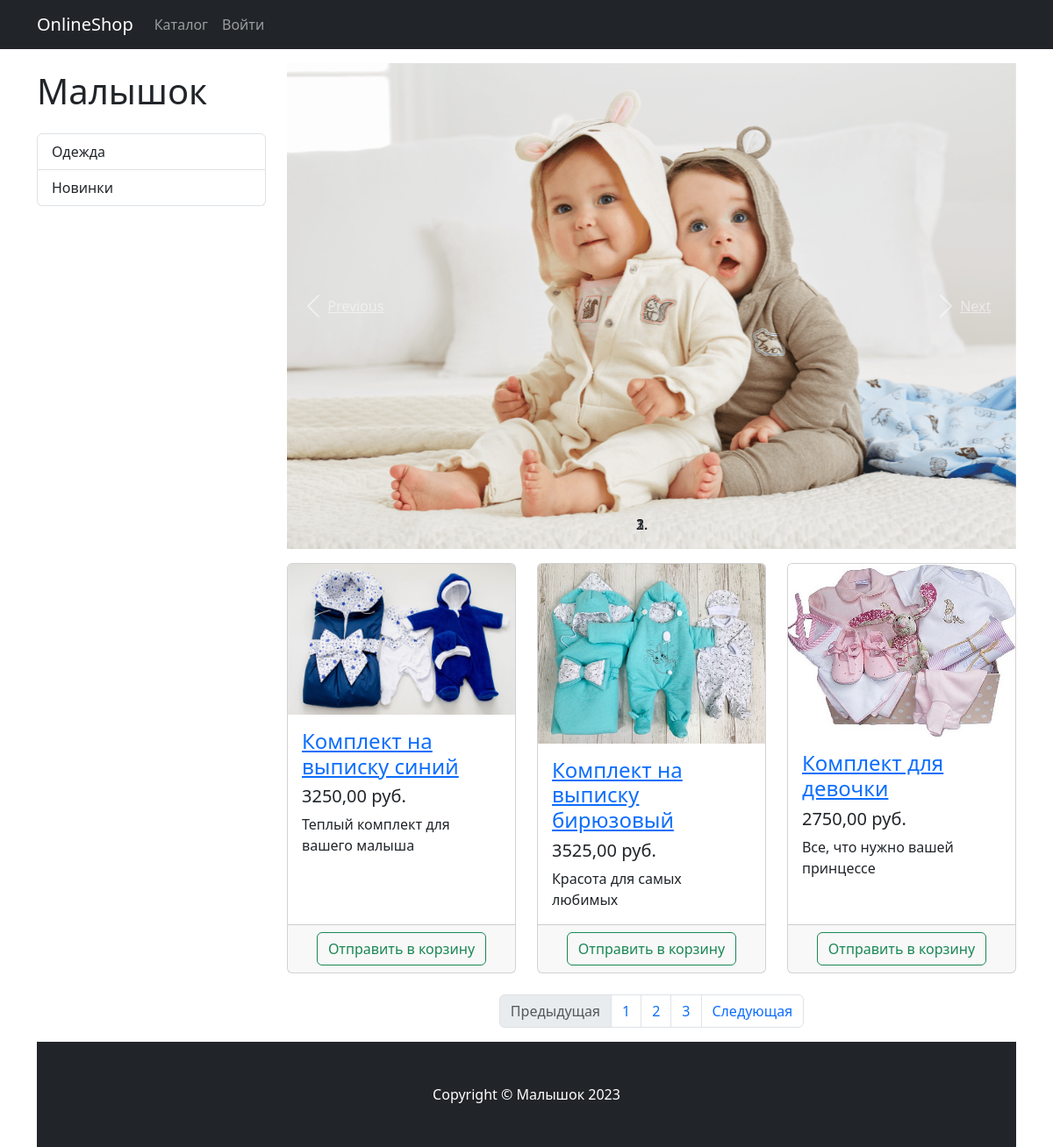
The app's page /shop/ with its own data.
### shop/models.py (models this page shows, shortened)
class ProductCategory(models.Model):
    name = models.CharField(max_length=64, unique=True)
    description = models.TextField(blank=True)
    class Meta:
        verbose_name_plural = 'Product categories'

class Product(models.Model):
    name = models.CharField(max_length=256)
    image = models.ImageField(upload_to='shop_images', blank=True)
    description = models.TextField(blank=True)
    short_description = models.CharField(max_length=64, blank=True)
    price = models.DecimalField(max_digits=8, decimal_places=2, default=0)
    quantity = models.PositiveIntegerField(default=0)
    category = models.ForeignKey(ProductCategory, on_delete=models.CASCADE)

### shop/views.py (the view)
# urls.py: path('shop/', include('shop.urls', namespace='products')),
def products(request, category_id=None, page=1):
    context = {'title': 'OnlineShop - Каталог', 'categories': ProductCategory.objects.all()}
    if category_id:
        products = Product.objects.filter(category_id=category_id)
    else:
        products = Product.objects.all()
    paginator = Paginator(products, 3)
    products_paginator = paginator.page(page)
    context.update({'products': products_paginator})
    return render(request, 'shop/products.html', context)

### shop/templates/shop/products.html (shortened to what this page needs)
{% extends 'shop/base.html' %}
{% load static %}
{% block  css %}
     <link href="{% static 'css/products.css' %}" rel="stylesheet">
{% endblock %}
{% block content %}
    <div class="container">
    <div class="row">
        <div class="col-lg-3">
            <h1 class="my-4">Малышок</h1>
            <div class="list-group">
                {% for category in categories %}
                    <a href="{% url 'shop:category' category.id %}" class="list-group-item">{{ category.name }}</a>
                {% endfor %}
            </div>
        </div>
        <div class="col-lg-9">
            <div id="carouselExampleIndicators" class="carousel slide my-3" data-ride="carousel">
                <ol class="carousel-indicators">
                </ol>
                <div class="carousel-inner" role="listbox">
                    <div class="carousel-item active">
                        <img class="d-block img-fluid" src="{% static 'vendor/img/slides/slides-1.jpg' %}" alt="First slide">
                    </div>
                </div>
                <a class="carousel-control-prev" href="#carouselExampleIndicators" role="button" data-slide="prev">
                    <span class="carousel-control-prev-icon" aria-hidden="true"></span>
                    <span class="sr-only">Previous</span>
                </a>
                <a class="carousel-control-next" href="#carouselExampleIndicators" role="button" data-slide="next">
                    <span class="carousel-control-next-icon" aria-hidden="true"></span>
                    <span class="sr-only">Next</span>
                </a>
            </div>
            <div class="row">
                {% for product in products %}
                    <div class="col-lg-4 col-md-6 mb-4">
                        <div class="card h-100">
                            <a href="#">
                                <img class="card-img-top"
                                    src="/media/{{ product.image }}"
                                    alt="">
                            </a>
                            <div class="card-body">
                                <h4 class="card-title">
                                    <a href="#">{{ product.name}}</a>
                                </h4>
                                <h5>{{ product.price}} руб.</h5>
                                <p class="card-text">{{ product.short_description }}</p>
                            </div>
                            <div class="card-footer text-center">
                                <a href="{% url 'shop:basket_add' product.id %}">
                                    <button type="button" class="btn btn-outline-success">
                                        Отправить в корзину
                                    </button>
                                </a>
                            </div>
                        </div>
                    </div>
                {% endfor %}
                <nav aria-label="Page navigation example">
                <ul class="pagination justify-content-center">
                    <li class="page-item {% if not products.has_previous %} disabled {% endif %}">
                        <a class="page-link"
                           href="{% if products.has_previous %} {% url 'products:page' products.previous_page_number %}{% else %} # {% endif %}"
                           tabindex="-1" aria-disabled="true">Предыдущая</a>
                    </li>
                    {% for page in products.paginator.page_range %}
                        <li class="page-item">
                            <a class="page-link" href="{% url 'products:page' page %}">
                                {{ page }}
                            </a>
                        </li>
                    {% endfor %}
                    <li class="page-item {% if not products.has_next %} disabled {% endif %}">
                        <a class="page-link"
                           href="{% if products.has_next %} {% url 'products:page' products.next_page_number %}{% else %} # {% endif %}">
                            Следующая</a>
                    </li>
                </ul>
            </nav>
            </div>
        </div>
    </div>
{% endblock %}
{% block footer %}
    <footer class="py-5 bg-dark">
        <div class="container">
            <p class="m-0 text-center text-white">Copyright &copy; Малышок 2023</p>
        </div>
    </footer>
{% endblock %}

### static/css/products.css (style rules this page uses)
body { padding-top: 56px; }

### records on screen
ProductCategory: name "Одежда"
ProductCategory: name "Новинки"
Product: image (picture), name "Комплект на выписку синий", price "3250,00", short_description "Теплый комплект для вашего малыша"
Product: image (picture), name "Комплект на выписку бирюзовый", price "3525,00", short_description "Красота для самых любимых"
Product: image (picture), name "Комплект для девочки", price "2750,00", short_description "Все, что нужно вашей принцессе"

### other values on screen
{{ page }} "1" "2" "3"
